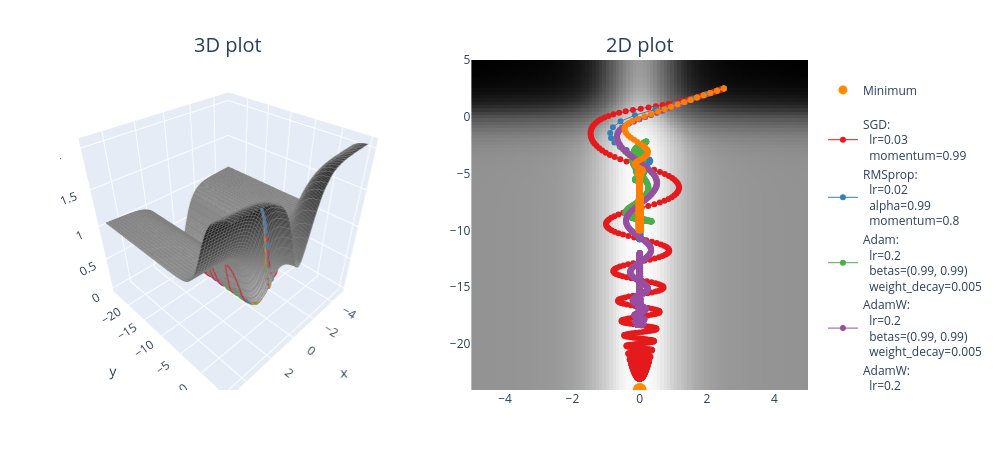

Notebook cell for this chart:
### Markdown cell above
### Exercise - experiment with different optimizers & params

> ```yaml
> Difficulty: 🔴🔴⚪⚪⚪
> Importance: 🔵🔵🔵⚪⚪
>
> You should spend up to 20-30 minutes on this exercise.
> ```

We've given you a function below which works just like `opt_fn_with_sgd` from earlier, but takes in a general optimizer and hyperparameters (as a dictionary of keyword arguments like `lr` and `momentum`).

You should use this function to play around with different optimizers and hyperparameters, comparing their performance. The code below gives one example of such a comparison, run it now and see what you get:

### Code cell
def opt_fn(
    fn: Callable,
    xy: Tensor,
    optimizer_class,
    optimizer_hyperparams: dict,
    n_iters: int = 100,
) -> Tensor:
    """Optimize the a given function starting from the specified point.

    optimizer_class: one of the optimizers you've defined, either SGD, RMSprop, or Adam
    optimzer_kwargs: keyword arguments passed to your optimiser (e.g. lr and weight_decay)
    """
    assert xy.requires_grad

    optimizer = optimizer_class([xy], **optimizer_hyperparams)

    xy_list = [xy.detach().clone()]  # so that we don't unintentionally modify past values in `xy_list`

    for i in range(n_iters):
        fn(xy[0], xy[1]).backward()
        optimizer.step()
        optimizer.zero_grad()
        xy_list.append(xy.detach().clone())

    return t.stack(xy_list)


points = []

optimizer_list = [
    (SGD, {"lr": 0.03, "momentum": 0.99}),
    (RMSprop, {"lr": 0.02, "alpha": 0.99, "momentum": 0.8}),
    (Adam, {"lr": 0.2, "betas": (0.99, 0.99), "weight_decay": 0.005}),
    (AdamW, {"lr": 0.2, "betas": (0.99, 0.99), "weight_decay": 0.005}),
    (AdamW, {"lr": 0.2, "betas": (0.9, 0.99), "weight_decay": 0.005}),
]

for optimizer_class, params in optimizer_list:
    xy = t.tensor([2.5, 2.5], requires_grad=True)
    xys = opt_fn(
        pathological_curve_loss,
        xy=xy,
        optimizer_class=optimizer_class,
        optimizer_hyperparams=params,
        n_iters=1000,
    )
    points.append((xys, optimizer_class, params))

plot_fn_with_points(pathological_curve_loss, min_points=[(0, "y_min")], points=points)
# plot_fn_with_points(bivariate_gaussian, min_points=[(0, "y_min")], points=points)
# plot_fn_with_points(rosenbrocks_banana_func, min_points=[(0, "y_min")], points=points)

### Figure 1 — Plotly figure (JSON) as saved in the notebook; plotly's stock layout.template omitted (floating-point values rounded to 4 significant figures; data arrays with more than 128 entries replaced by an {"elided": "..."} marker saying what was removed)
{"data": [{"colorscale": [[0, "rgb(255,255,255)"], [0.125, "rgb(240,240,240)"], [0.25, "rgb(217,217,217)"], [0.375, "rgb(189,189,189)"], [0.5, "rgb(150,150,150)"], [0.625, "rgb(115,115,115)"], [0.75, "rgb(82,82,82)"], [0.875, "rgb(37,37,37)"], [1, "rgb(0,0,0)"]], "contours": {"x": {"color": "grey", "end": 5, "show": true, "size": 0.2, "start": -5}, "y": {"color": "grey", "end": 5, "show": true, "size": 0.2, "start": -24.06}}, "hovertemplate": "<b>x</b> = %{x:.2f}<br><b>y</b> = %{y:.2f}<br><b>z</b> = %{z:.2f}</b>", "scene": "scene", "showscale": false, "type": "surface", "x": [-5.0, -4.899, -4.798, -4.697, -4.596, -4.495, -4.394, -4.293, -4.192, -4.091, -3.99, -3.889, -3.788, -3.687, -3.586, -3.485, -3.384, -3.283, -3.182, -3.081, -2.98, -2.879, -2.778, -2.677, -2.576, -2.475, -2.374, -2.273, -2.172, -2.071, -1.97, -1.869, -1.768, -1.667, -1.566, -1.465, -1.364, -1.263, -1.162, -1.061, -0.9596, -0.8586, -0.7576, -0.6566, -0.5556, -0.4545, -0.3535, -0.2525, -0.1515, -0.05051, 0.05051, 0.1515, 0.2525, 0.3535, 0.4545, 0.5556, 0.6566, 0.7576, 0.8586, 0.9596, 1.061, 1.162, 1.263, 1.364, 1.465, 1.566, 1.667, 1.768, 1.869, 1.97, 2.071, 2.172, 2.273, 2.374, 2.475, 2.576, 2.677, 2.778, 2.879, 2.98, 3.081, 3.182, 3.283, 3.384, 3.485, 3.586, 3.687, 3.788, 3.889, 3.99, 4.091, 4.192, 4.293, 4.394, 4.495, 4.596, 4.697, 4.798, 4.899, 5.0], "y": [-24.06, -23.77, -23.47, -23.18, -22.89, -22.59, -22.3, -22.01, -21.71, -21.42, -21.13, -20.83, -20.54, -20.24, -19.95, -19.66, -19.36, -19.07, -18.78, -18.48, -18.19, -17.9, -17.6, -17.31, -17.02, -16.72, -16.43, -16.14, -15.84, -15.55, -15.25, -14.96, -14.67, -14.37, -14.08, -13.79, -13.49, -13.2, -12.91, -12.61, -12.32, -12.03, -11.73, -11.44, -11.14, -10.85, -10.56, -10.26, -9.971, -9.677, -9.384, -9.09, -8.797, -8.503, -8.209, -7.916, -7.622, -7.329, -7.035, -6.742, -6.448, -6.155, -5.861, -5.568, -5.274, -4.98, -4.687, -4.393, -4.1, -3.806, -3.513, -3.219, -2.926, -2.632, -2.339, -2.045, -1.752, -1.458, -1.164, -0.8709, -0.5773, -0.2838, 0.009758, 0.3033, 0.5968, 0.8904, 1.184, 1.477, 1.771, 2.065, 2.358, 2.652, 2.945, 3.239, 3.532, 3.826, 4.119, 4.413, 4.706, 5.0], "z": {"elided": "100x100 float values"}}, {"colorscale": [[0, "rgb(255,255,255)"], [0.125, "rgb(240,240,240)"], [0.25, "rgb(217,217,217)"], [0.375, "rgb(189,189,189)"], [0.5, "rgb(150,150,150)"], [0.625, "rgb(115,115,115)"], [0.75, "rgb(82,82,82)"], [0.875, "rgb(37,37,37)"], [1, "rgb(0,0,0)"]], "customdata": {"elided": "100x100 float values"}, "hovertemplate": "<b>x</b> = %{x:.2f}<br><b>y</b> = %{y:.2f}<br><b>z</b> = %{customdata:.2f}</b>", "showscale": false, "type": "heatmap", "x": [-5.0, -4.899, -4.798, -4.697, -4.596, -4.495, -4.394, -4.293, -4.192, -4.091, -3.99, -3.889, -3.788, -3.687, -3.586, -3.485, -3.384, -3.283, -3.182, -3.081, -2.98, -2.879, -2.778, -2.677, -2.576, -2.475, -2.374, -2.273, -2.172, -2.071, -1.97, -1.869, -1.768, -1.667, -1.566, -1.465, -1.364, -1.263, -1.162, -1.061, -0.9596, -0.8586, -0.7576, -0.6566, -0.5556, -0.4545, -0.3535, -0.2525, -0.1515, -0.05051, 0.05051, 0.1515, 0.2525, 0.3535, 0.4545, 0.5556, 0.6566, 0.7576, 0.8586, 0.9596, 1.061, 1.162, 1.263, 1.364, 1.465, 1.566, 1.667, 1.768, 1.869, 1.97, 2.071, 2.172, 2.273, 2.374, 2.475, 2.576, 2.677, 2.778, 2.879, 2.98, 3.081, 3.182, 3.283, 3.384, 3.485, 3.586, 3.687, 3.788, 3.889, 3.99, 4.091, 4.192, 4.293, 4.394, 4.495, 4.596, 4.697, 4.798, 4.899, 5.0], "xaxis": "x", "y": [-24.06, -23.77, -23.47, -23.18, -22.89, -22.59, -22.3, -22.01, -21.71, -21.42, -21.13, -20.83, -20.54, -20.24, -19.95, -19.66, -19.36, -19.07, -18.78, -18.48, -18.19, -17.9, -17.6, -17.31, -17.02, -16.72, -16.43, -16.14, -15.84, -15.55, -15.25, -14.96, -14.67, -14.37, -14.08, -13.79, -13.49, -13.2, -12.91, -12.61, -12.32, -12.03, -11.73, -11.44, -11.14, -10.85, -10.56, -10.26, -9.971, -9.677, -9.384, -9.09, -8.797, -8.503, -8.209, -7.916, -7.622, -7.329, -7.035, -6.742, -6.448, -6.155, -5.861, -5.568, -5.274, -4.98, -4.687, -4.393, -4.1, -3.806, -3.513, -3.219, -2.926, -2.632, -2.339, -2.045, -1.752, -1.458, -1.164, -0.8709, -0.5773, -0.2838, 0.009758, 0.3033, 0.5968, 0.8904, 1.184, 1.477, 1.771, 2.065, 2.358, 2.652, 2.945, 3.239, 3.532, 3.826, 4.119, 4.413, 4.706, 5.0], "yaxis": "y", "z": {"elided": "100x100 float values"}}, {"marker": {"color": "darkorange", "size": 9}, "mode": "markers", "name": "<br>Minimum<br>", "showlegend": true, "type": "scatter3d", "x": [0], "y": [-24.06], "z": [3.552e-11]}, {"marker": {"color": "darkorange", "size": 14}, "mode": "markers", "showlegend": false, "type": "scatter", "x": [0], "y": [-24.06]}, {"line": {"color": "rgb(228,26,28)", "width": 6}, "mode": "lines", "scene": "scene", "showlegend": false, "type": "scatter3d", "x": {"elided": "1001 float values"}, "y": {"elided": "1001 float values"}, "z": {"elided": "1001 float values"}}, {"hoverinfo": "text", "line": {"color": "rgb(228,26,28)", "width": 1}, "marker": {"color": "rgb(228,26,28)", "size": 6}, "mode": "lines+markers", "name": "SGD:<br>  lr=0.03<br>  momentum=0.99", "text": {"elided": "1001 str values"}, "type": "scatter", "x": {"elided": "1001 float values"}, "xaxis": "x", "y": {"elided": "1001 float values"}, "yaxis": "y"}, {"line": {"color": "rgb(55,126,184)", "width": 6}, "mode": "lines", "scene": "scene", "showlegend": false, "type": "scatter3d", "x": {"elided": "1001 float values"}, "y": {"elided": "1001 float values"}, "z": {"elided": "1001 float values"}}, {"hoverinfo": "text", "line": {"color": "rgb(55,126,184)", "width": 1}, "marker": {"color": "rgb(55,126,184)", "size": 6}, "mode": "lines+markers", "name": "RMSprop:<br>  lr=0.02<br>  alpha=0.99<br>  momentum=0.8", "text": {"elided": "1001 str values"}, "type": "scatter", "x": {"elided": "1001 float values"}, "xaxis": "x", "y": {"elided": "1001 float values"}, "yaxis": "y"}, {"line": {"color": "rgb(77,175,74)", "width": 6}, "mode": "lines", "scene": "scene", "showlegend": false, "type": "scatter3d", "x": {"elided": "1001 float values"}, "y": {"elided": "1001 float values"}, "z": {"elided": "1001 float values"}}, {"hoverinfo": "text", "line": {"color": "rgb(77,175,74)", "width": 1}, "marker": {"color": "rgb(77,175,74)", "size": 6}, "mode": "lines+markers", "name": "Adam:<br>  lr=0.2<br>  betas=(0.99, 0.99)<br>  weight_decay=0.005", "text": {"elided": "1001 str values"}, "type": "scatter", "x": {"elided": "1001 float values"}, "xaxis": "x", "y": {"elided": "1001 float values"}, "yaxis": "y"}, {"line": {"color": "rgb(152,78,163)", "width": 6}, "mode": "lines", "scene": "scene", "showlegend": false, "type": "scatter3d", "x": {"elided": "1001 float values"}, "y": {"elided": "1001 float values"}, "z": {"elided": "1001 float values"}}, {"hoverinfo": "text", "line": {"color": "rgb(152,78,163)", "width": 1}, "marker": {"color": "rgb(152,78,163)", "size": 6}, "mode": "lines+markers", "name": "AdamW:<br>  lr=0.2<br>  betas=(0.99, 0.99)<br>  weight_decay=0.005", "text": {"elided": "1001 str values"}, "type": "scatter", "x": {"elided": "1001 float values"}, "xaxis": "x", "y": {"elided": "1001 float values"}, "yaxis": "y"}, {"line": {"color": "rgb(255,127,0)", "width": 6}, "mode": "lines", "scene": "scene", "showlegend": false, "type": "scatter3d", "x": {"elided": "1001 float values"}, "y": {"elided": "1001 float values"}, "z": {"elided": "1001 float values"}}, {"hoverinfo": "text", "line": {"color": "rgb(255,127,0)", "width": 1}, "marker": {"color": "rgb(255,127,0)", "size": 6}, "mode": "lines+markers", "name": "AdamW:<br>  lr=0.2<br>  betas=(0.9, 0.99)<br>  weight_decay=0.005", "text": {"elided": "1001 str values"}, "type": "scatter", "x": {"elided": "1001 float values"}, "xaxis": "x", "y": {"elided": "1001 float values"}, "yaxis": "y"}], "layout": {"annotations": [{"font": {"size": 20}, "showarrow": false, "text": "3D plot", "x": 0.225, "xanchor": "center", "xref": "paper", "y": 1, "yanchor": "bottom", "yref": "paper"}, {"font": {"size": 20}, "showarrow": false, "text": "2D plot", "x": 0.775, "xanchor": "center", "xref": "paper", "y": 1, "yanchor": "bottom", "yref": "paper"}], "height": 450, "margin": {"b": 60, "l": 60, "r": 60, "t": 60}, "scene": {"aspectmode": "cube", "domain": {"x": [0, 0.45], "y": [0, 1]}}, "title": {"font": {"size": 40}}, "width": 1000, "xaxis": {"anchor": "y", "domain": [0.55, 1], "range": [-5, 5]}, "yaxis": {"anchor": "x", "domain": [0, 1], "range": [-24.06, 5]}}}
